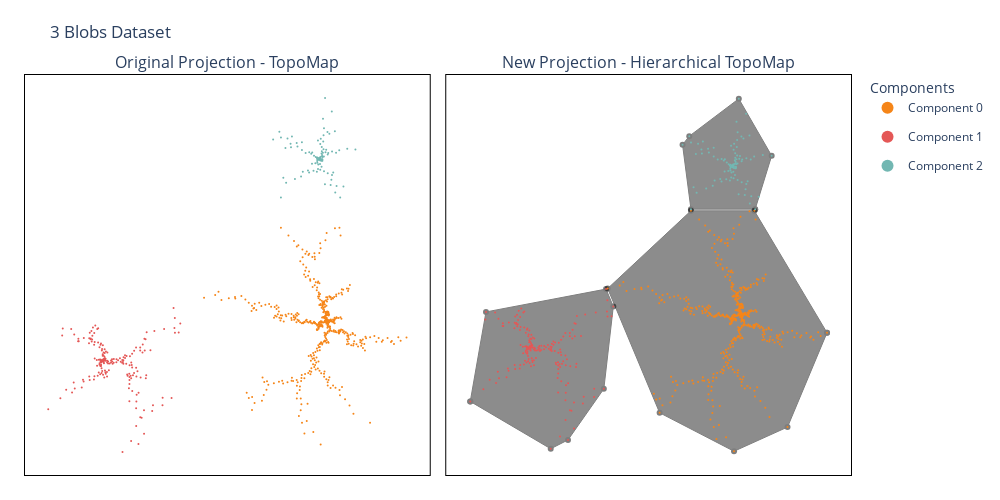

The cell this chart's notebook holds for it:
### Code cell
fig = plot_topomap_comparison_highlight(proj_topomap_blobs, proj_hier_blobs, 
                                        components_to_highligth, df_comp_blobs,
                                        hiertopomap_blobs)
fig.update_layout(title='3 Blobs Dataset')
fig.show()

### Figure 1 — Plotly figure (JSON) as saved in the notebook; plotly's stock layout.template omitted (floating-point values rounded to 4 significant figures; data arrays with more than 128 entries replaced by an {"elided": "..."} marker saying what was removed)
{"data": [{"legendgroup": "Component 0", "marker": {"color": "#F58518", "size": 2}, "mode": "markers", "name": "Component 0", "type": "scatter", "x": {"elided": "500 float values"}, "xaxis": "x", "y": {"elided": "500 float values"}, "yaxis": "y"}, {"legendgroup": "Component 1", "marker": {"color": "#E45756", "size": 2}, "mode": "markers", "name": "Component 1", "type": "scatter", "x": {"elided": "200 float values"}, "xaxis": "x", "y": {"elided": "200 float values"}, "yaxis": "y"}, {"legendgroup": "Component 2", "marker": {"color": "#72B7B2", "size": 2}, "mode": "markers", "name": "Component 2", "type": "scatter", "x": [3.459, 5.387, 0.7823, 3.575, 3.489, 3.36, 3.089, 3.167, 3.158, 3.107, 3.124, 4.813, 1.344, 2.922, 3.372, 4.249, 3.5, 0.8209, 3.197, 3.175, 1.281, 4.519, 5.077, 2.958, 4.737, 1.636, 4.149, 3.496, 3.008, 3.462, 3.316, 3.587, 3.164, 3.034, 3.294, 3.196, 6.051, 0.003302, 4.037, 3.237, 2.799, 3.2, 3.072, 4.153, 2.006, 3.392, 3.322, 4.415, 3.33, 0, 3.343, 2.919, 3.798, 1.706, 2.961, -0.6302, 2.687, 4.131, 2.196, 3.416, 2.523, -0.126, 3.328, 3.437, 2.981, 3.934, 2.828, 4.096, 2.543, 1.776, 1.14, 2.946, 0.8949, 3.801, 3.843, 2.954, 0.1964, 3.3, 0.4228, 3.311, 3.014, 3.676, 3.408, 3.13, 3.253, 1.705, 3.203, 2.29, 4.384, 0.5345, 3.621, 2.3, 3.194, 4.478, 0.3678, 2.461, 2.646, 3.781, 3.035, 3.367], "xaxis": "x", "y": [7.229, 7.261, 7.73, 3.995, 6.547, 6.572, 6.249, 6.331, 6.263, 6.354, 6.441, 2.764, 7.463, 5.145, 6.264, 5.076, 5.192, 7.396, 7.706, 5.87, 7.787, 3.832, 3.795, 5.974, 7.13, 4.714, 4.847, 9.161, 8.029, 8.512, 7.415, 11.94, 6.466, 6.388, 6.824, 5.321, 7.202, 8.303, 3.938, 8.196, 5.934, 6.409, 6.278, 7.003, 6.881, 6.502, 7.027, 3.23, 6.295, 2.764, 6.697, 6.418, 6.744, 7.142, 6.305, 8.115, 6.631, 10.7, 5.26, 10.03, 5.89, 8.829, 6.267, 7.923, 6.247, 8.64, 6.499, 4.407, 6.913, 5.151, 4.475, 6.128, 8.389, 5.0, 6.882, 6.458, 4.592, 5.6, 4.126, 6.165, 5.389, 7.175, 6.905, 6.311, 6.522, 7.87, 6.18, 5.071, 8.88, 8.199, 6.953, 6.941, 6.282, 6.886, 7.343, 6.812, 5.248, 8.806, 5.806, 6.162], "yaxis": "y"}, {"fill": "toself", "fillcolor": "rgb(28, 28, 28)", "legendgroup": "Components", "line": {"color": "rgb(0, 0, 0)", "width": 1}, "name": "Components", "opacity": 0.5, "showlegend": false, "text": "Component 0", "type": "scatter", "x": [204.0, 95.03, 0, -124.9, -46.97, 64.56, 144.8, 204.0], "xaxis": "x2", "y": [-202.6, 1.526e-05, 0, -129.2, -335.7, -399.6, -359.4, -202.6], "yaxis": "y2"}, {"fill": "toself", "fillcolor": "rgb(28, 28, 28)", "legendgroup": "Components", "line": {"color": "rgb(0, 0, 0)", "width": 1}, "name": "Components", "opacity": 0.5, "showlegend": false, "text": "Component 1", "type": "scatter", "x": [-330.9, -210.2, -184.4, -130.6, -116.4, -127.3, -307.3, -330.9], "xaxis": "x2", "y": [-316.9, -395.5, -380.8, -295.9, -159.0, -130.1, -168.1, -316.9], "yaxis": "y2"}, {"fill": "toself", "fillcolor": "rgb(28, 28, 28)", "legendgroup": "Components", "line": {"color": "rgb(0, 0, 0)", "width": 1}, "name": "Components", "opacity": 0.5, "showlegend": false, "text": "Component 2", "type": "scatter", "x": [96.25, 121.0, 71.75, -2.519, -12.6, 0, 96.25], "xaxis": "x2", "y": [2.764, 91.53, 186.2, 124.1, 109.8, 2.764, 2.764], "yaxis": "y2"}, {"legendgroup": "Component 0", "marker": {"color": "#F58518", "size": 2}, "mode": "markers", "name": "Component 0", "showlegend": false, "type": "scatter", "x": {"elided": "500 float values"}, "xaxis": "x2", "y": {"elided": "500 float values"}, "yaxis": "y2"}, {"legendgroup": "Component 1", "marker": {"color": "#E45756", "size": 2}, "mode": "markers", "name": "Component 1", "showlegend": false, "type": "scatter", "x": {"elided": "200 float values"}, "xaxis": "x2", "y": {"elided": "200 float values"}, "yaxis": "y2"}, {"legendgroup": "Component 2", "marker": {"color": "#72B7B2", "size": 2}, "mode": "markers", "name": "Component 2", "showlegend": false, "type": "scatter", "x": [69.19, 107.7, 15.65, 71.5, 69.79, 67.2, 61.77, 63.33, 63.17, 62.15, 62.48, 96.25, 26.88, 58.45, 67.44, 84.98, 69.99, 16.42, 63.94, 63.51, 25.62, 90.38, 101.5, 59.16, 94.74, 32.72, 82.97, 69.93, 60.15, 69.24, 66.32, 71.75, 63.28, 60.68, 65.88, 63.91, 121.0, 0.06606, 80.74, 64.75, 55.97, 64.0, 61.44, 83.06, 40.11, 67.84, 66.45, 88.3, 66.6, 0, 66.86, 58.39, 75.97, 34.13, 59.22, -12.6, 53.74, 82.63, 43.92, 68.33, 50.47, -2.519, 66.57, 68.73, 59.62, 78.68, 56.55, 81.91, 50.85, 35.52, 22.81, 58.91, 17.9, 76.03, 76.85, 59.09, 3.928, 65.99, 8.456, 66.22, 60.27, 73.53, 68.16, 62.6, 65.05, 34.1, 64.06, 45.8, 87.67, 10.69, 72.42, 46.0, 63.87, 89.57, 7.355, 49.23, 52.93, 75.62, 60.71, 67.34], "xaxis": "x2", "y": [92.08, 92.72, 102.1, 27.39, 78.43, 78.92, 72.47, 74.11, 72.74, 74.56, 76.31, 2.764, 96.75, 50.39, 72.78, 49.01, 51.34, 95.4, 101.6, 64.89, 103.2, 24.13, 23.39, 66.96, 90.09, 41.78, 44.43, 130.7, 108.1, 117.7, 95.79, 186.2, 76.81, 75.24, 83.97, 53.91, 91.53, 113.5, 26.24, 111.4, 66.17, 75.66, 73.05, 87.55, 85.11, 77.53, 88.04, 12.08, 73.38, 2.764, 81.42, 75.85, 82.37, 90.33, 73.58, 109.8, 80.11, 161.5, 52.7, 148.2, 65.29, 124.1, 72.82, 105.9, 72.42, 120.3, 77.47, 35.63, 85.75, 50.51, 36.99, 70.04, 115.3, 47.48, 85.13, 76.65, 39.32, 59.5, 30.01, 70.78, 55.27, 90.99, 85.58, 73.72, 77.93, 104.9, 71.09, 48.91, 125.1, 111.5, 86.55, 86.31, 73.12, 85.2, 94.35, 83.72, 52.45, 123.6, 63.6, 70.73], "yaxis": "y2"}], "layout": {"annotations": [{"font": {"size": 16}, "showarrow": false, "text": "Original Projection - TopoMap", "x": 0.245, "xanchor": "center", "xref": "paper", "y": 1, "yanchor": "bottom", "yref": "paper"}, {"font": {"size": 16}, "showarrow": false, "text": "New Projection - Hierarchical TopoMap", "x": 0.755, "xanchor": "center", "xref": "paper", "y": 1, "yanchor": "bottom", "yref": "paper"}], "height": 500, "legend": {"itemsizing": "constant", "title": {"text": "Components"}}, "margin": {"b": 25, "l": 25, "r": 25, "t": 75}, "plot_bgcolor": "white", "title": {"text": "3 Blobs Dataset"}, "width": 1000, "xaxis": {"anchor": "y", "domain": [0, 0.49], "linecolor": "black", "linewidth": 1, "mirror": true, "showline": true, "showticklabels": false}, "xaxis2": {"anchor": "y2", "domain": [0.51, 1], "linecolor": "black", "linewidth": 1, "mirror": true, "showline": true, "showticklabels": false}, "yaxis": {"anchor": "x", "domain": [0, 1], "linecolor": "black", "linewidth": 1, "mirror": true, "showline": true, "showticklabels": false}, "yaxis2": {"anchor": "x2", "domain": [0, 1], "linecolor": "black", "linewidth": 1, "mirror": true, "showline": true, "showticklabels": false}}}
